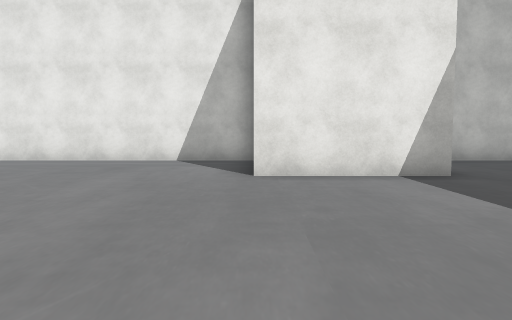
[1] (above)

23 first-person views from a walk through a 3-D level made in the Unity game engine. The camera is 1.3 m above the floor, tilts 4° down and sees 70° across. The floor is counted in squares, 2 m on a side. Each view is taken from the middle of a square. On the plan, view 1 faces up. The plan holds only what a view shows up to about 11 squares ahead; the rest is blank. The place goes on beyond the plan. The player is left out. Some surface patterns are stand-ins.

[2]
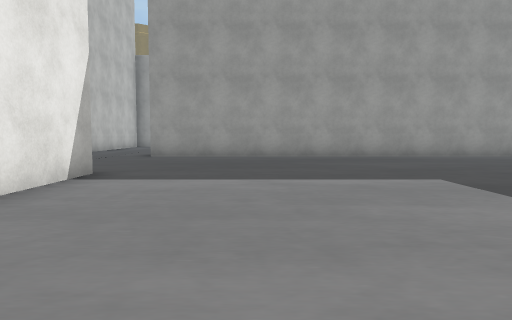

[3]
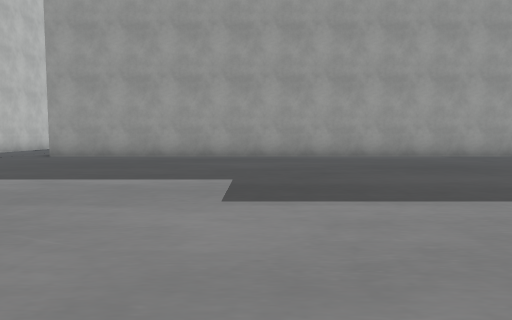

[4]
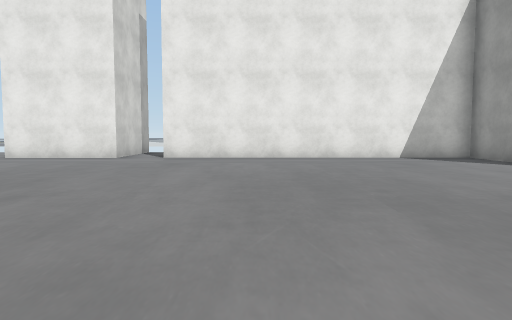

[5]
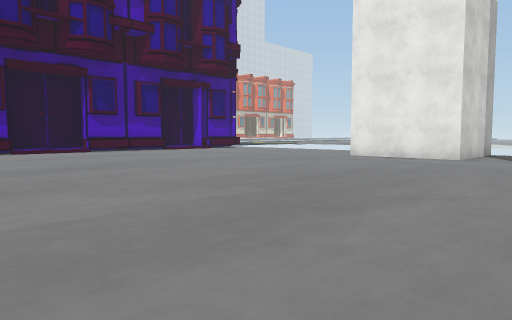

[6]
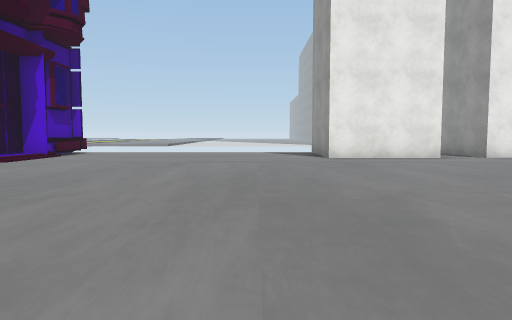

[7]
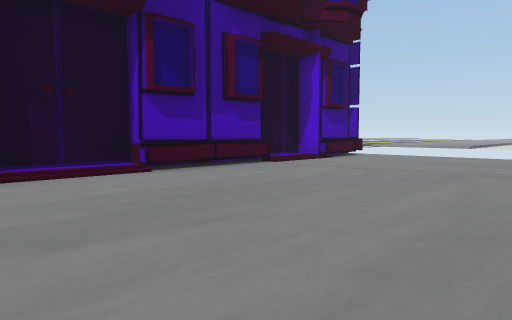

[8]
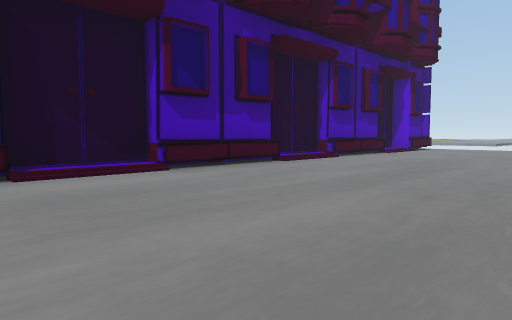

[9]
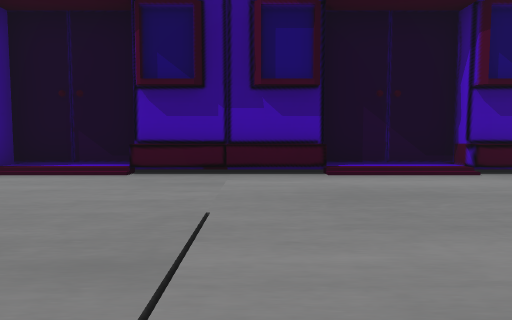

[10]
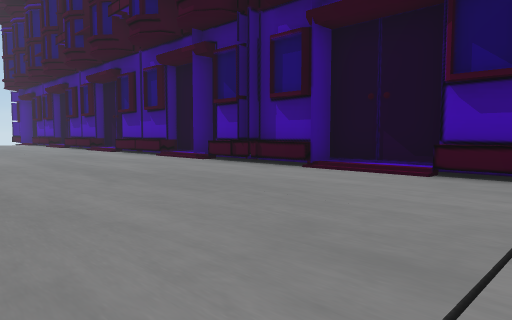

[11]
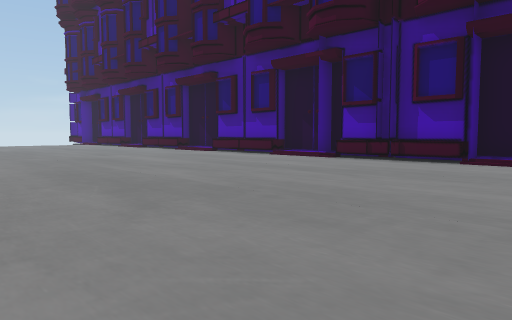

[12]
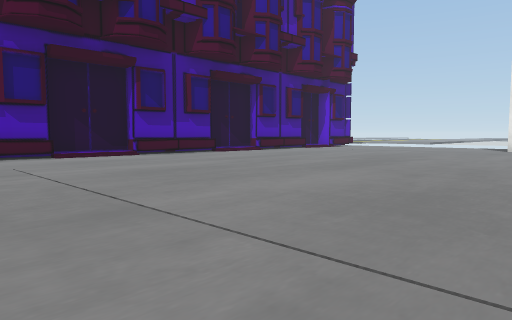

[13]
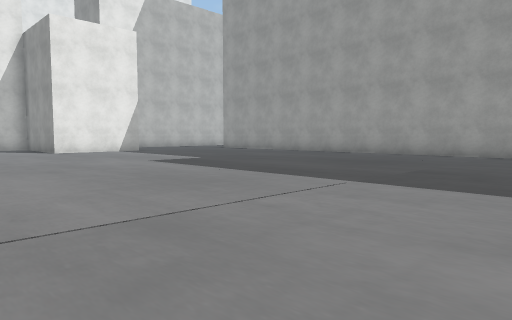

[14]
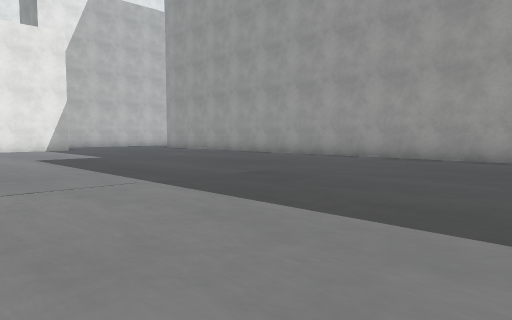

[15]
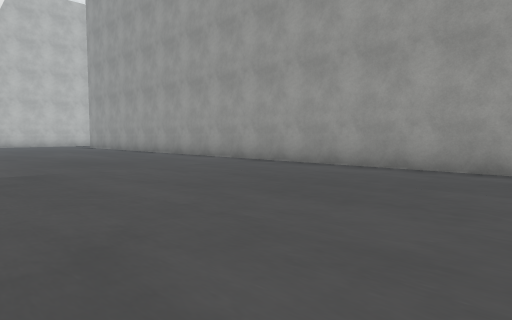

[16]
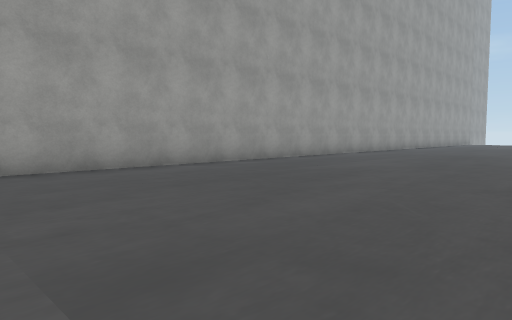

[17]
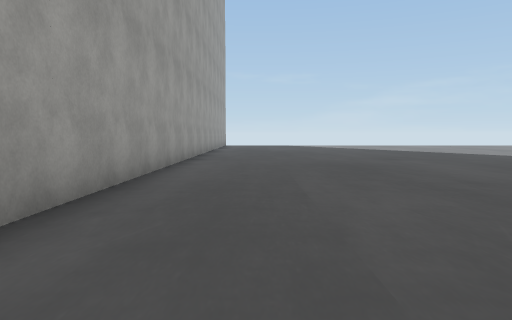

[18]
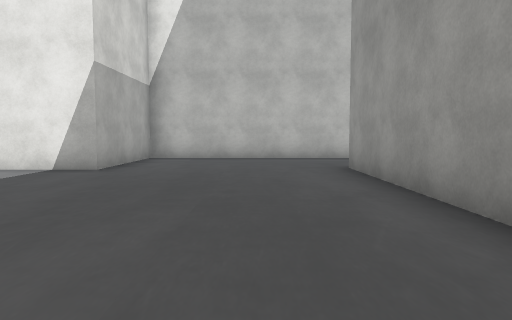

[19]
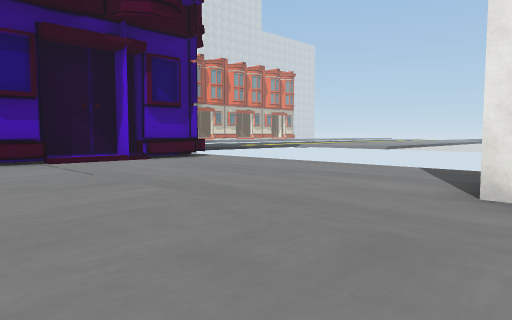

[20]
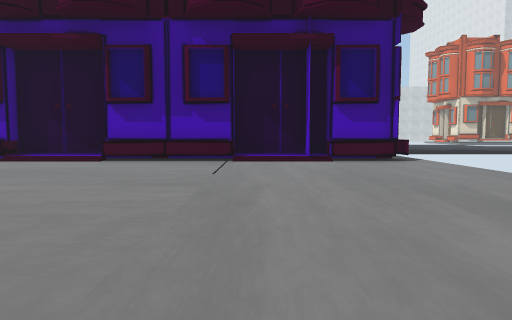

[21]
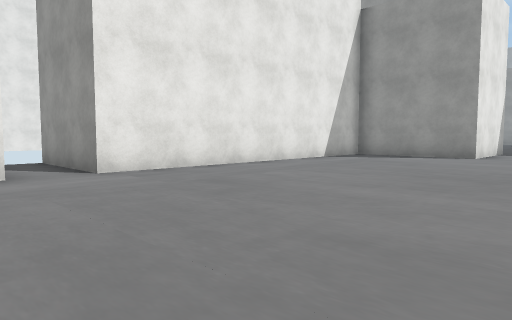

[22]
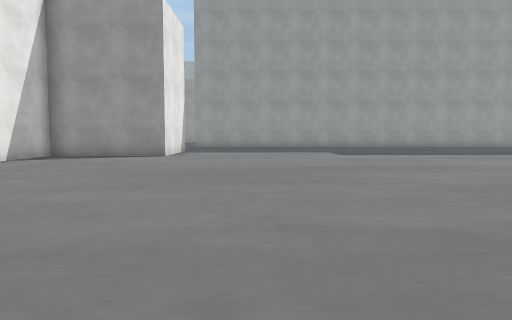

[23]
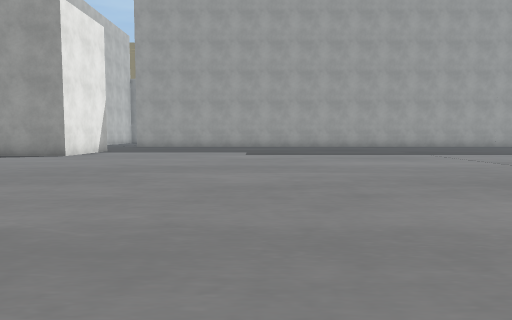

### Floor plan
Points are (right, up) in squares from view 1. A wall is a line through its corners. A room is listed if a view was taken in it or the views show most of it. See-through windows are left out.
Room 1 (views 1, 2, 3, 4, 5, 6, 7, 8, 9, 10, 11, 12, 13, 14, 15, 16, 17, 18, 19, 20, 21, 22, 23)
walls: (-21, -1.4) (-21.6, -1.4) (-21.6, -3.9); (-21.2, -3.8) (-21.2, -7.1); (-21.2, 1.9) (-21.2, -1.5); (-9.9, 11.8) (-9.9, 9.2) (-13, 9.2) (-13, 10); (-21.6, -7.1) (-21.6, -9.3) (-21, -9.3); (-21.2, -9.4) (-21.2, -12.8); (-21, 4.2) (-21.6, 4.2) (-21.6, 1.8) (-21, 1.8); (-21.6, -12.9) (-21.6, -13.3); (-21.2, 7.5) (-21.2, 4.1); (-20.9, 9.2) (-21.6, 9.2); (-21, 9.9) (-21.6, 9.9) (-21.6, 7.4) (-21, 7.4); (8.6, 9.2) (3.1, 9.2) (3.1, 5.7) (0, 5.7) (0, 9.2) (-8.6, 9.2) (-8.6, 12.4); (7.8, -16.5) (7.8, 6.1); (-21.2, 11.5) (-21.2, 9.7)
low walls: (-21, -3.8) (-21, -7.1); (-21, 1.8) (-21, -1.4); (-21, -9.3) (-21, -12.8); (-21, 7.4) (-21, 4.2); (-21, 11.5) (-21, 9.9)
ways out: opening at (-21, 12)

Positions as (right, up) in squares from view 1, and headings:
1: (0, 0), facing up
2: (-3, 3), facing right
3: (-3, 0), facing right
4: (-6, -1), facing up
5: (-7, -1), facing up-left
6: (-15, -1), facing up
7: (-15, 1), facing up-left
8: (-15, -5), facing up-left
9: (-15, -5), facing left
10: (-15, -5), facing down-left
11: (-12, -7), facing down-left
12: (-10, -7), facing up-left
13: (-4, -8), facing up-right
14: (-2, -10), facing up-right
15: (1, -12), facing up-right
16: (1, -5), facing down-right
17: (6, -9), facing down
18: (6, -1), facing up
19: (-12, 5), facing up-left
20: (-12, 8), facing left
21: (-11, 3), facing up-right
22: (-11, 3), facing right
23: (-11, 0), facing right
